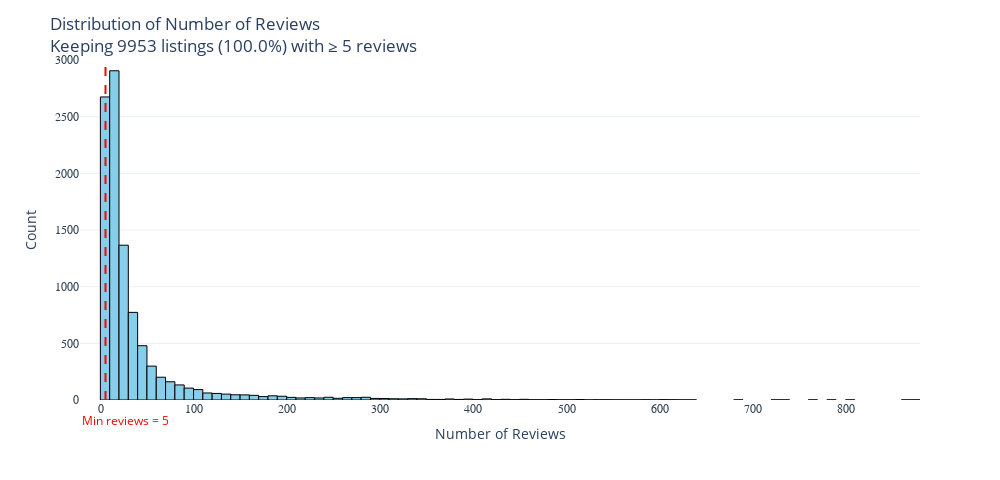

The notebook cell saved with this chart:
### Markdown cell above
``It seems that most listings have little to no reviews!``

### Code cell
min_reviews = 5

# Compute stats
num_remaining = (df_listings_detailed["number_of_reviews"] >= min_reviews).sum()
percent_remaining = num_remaining / len(df_listings_detailed) * 100

# Create figure
fig = go.Figure()

# Histogram
fig.add_trace(
    go.Histogram(
        x=df_listings_detailed["number_of_reviews"],
        nbinsx=150,
        marker=dict(color='skyblue', line=dict(color='black', width=1)),
        name="Distribution"
    )
)

# Vertical line
fig.add_shape(
    type="line",
    x0=min_reviews,
    x1=min_reviews,
    y0=0,
    y1=1,
    yref='paper',
    line=dict(color='red', width=2, dash='dash'),
)

fig.add_annotation(
    x=min_reviews,
    y=1,
    yref='paper',
    text=f"Min reviews = {min_reviews}",
    showarrow=False,
    yshift=-350,
    xshift=20,     # <-- add horizontal space
    font=dict(color='red')
)


# Layout
fig.update_layout(
    width=1000,
    height=480,
    margin=dict(t=60),
    title=(
        f"Distribution of Number of Reviews<br>"
        f"Keeping {num_remaining} listings ({percent_remaining:.1f}%) with ≥ {min_reviews} reviews"
    ),
    xaxis=dict(
        title="Number of Reviews",
        zeroline=False,
        showgrid=False,
        tickfont=dict(family='Arial', size=12, color='#2c3e50'),
    ),
    yaxis=dict(
        title="Count",
        range=[0, 3000],
        gridcolor='#ecf0f1',
        tickfont=dict(family='Arial', size=12, color='#2c3e50'),
    ),
    plot_bgcolor='white',
)

fig.show()

### Figure 1 — Plotly figure (JSON) as saved in the notebook; plotly's stock layout.template omitted (floating-point values rounded to 4 significant figures; data arrays with more than 128 entries replaced by an {"elided": "..."} marker saying what was removed)
{"data": [{"marker": {"color": "skyblue", "line": {"color": "black", "width": 1}}, "name": "Distribution", "nbinsx": 150, "type": "histogram", "x": {"elided": "9953 int values"}}], "layout": {"annotations": [{"font": {"color": "red"}, "showarrow": false, "text": "Min reviews = 5", "x": 5, "xshift": 20, "y": 1, "yref": "paper", "yshift": -350}], "height": 480, "margin": {"t": 60}, "plot_bgcolor": "white", "shapes": [{"line": {"color": "red", "dash": "dash", "width": 2}, "type": "line", "x0": 5, "x1": 5, "y0": 0, "y1": 1, "yref": "paper"}], "title": {"text": "Distribution of Number of Reviews<br>Keeping 9953 listings (100.0%) with ≥ 5 reviews"}, "width": 1000, "xaxis": {"showgrid": false, "tickfont": {"color": "#2c3e50", "family": "Arial", "size": 12}, "title": {"text": "Number of Reviews"}, "zeroline": false}, "yaxis": {"gridcolor": "#ecf0f1", "range": [0, 3000], "tickfont": {"color": "#2c3e50", "family": "Arial", "size": 12}, "title": {"text": "Count"}}}}
